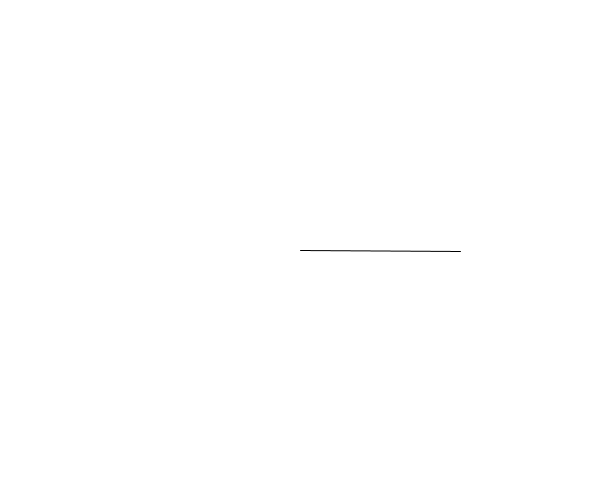
Frame 1 (no input)
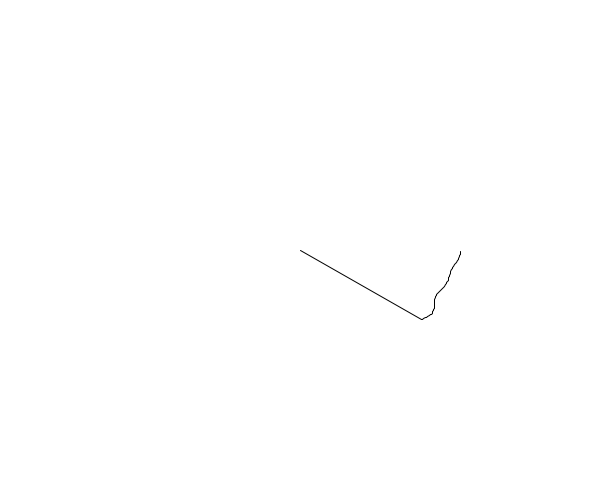
Frame 60 (the mouse pressed at the canvas centre just before this capture)
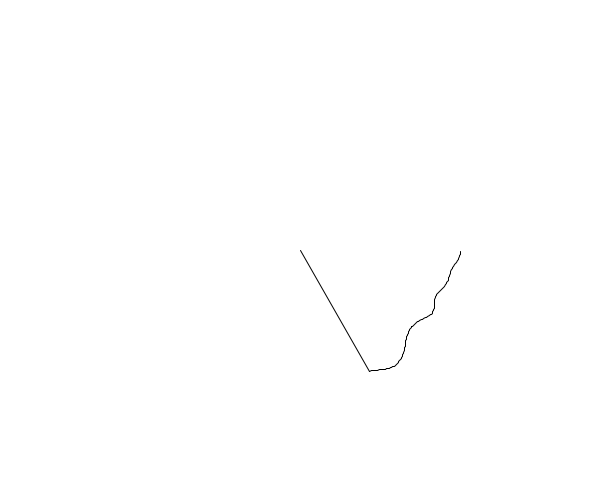
Frame 120 (the mouse held since frame 60 and released just before this capture)

The Processing sketch that drew these frames (run headless with seeded random() and noise(); from frame 60 on, the mouse is pressed at the canvas centre):

// Processing sketch: testClock
// ── testClock.pde
Clock c;
float xoff = 0;

void setup() {
  size(600, 500);
  c = new Clock(300,250); 
}
void draw() {
  background(255);
  c.update(100 + noise(xoff)*100);
  c.display();
  xoff+=0.01;
}
// ── Clock.pde
import java.util.ArrayDeque;

class Clock {

  int x, y, speed2, w;
  float radius; 
  float angle;
  float endX, endY;
  ArrayDeque<PVector> q = new ArrayDeque<PVector>();

  Clock(int _x, int _y) {

    x = _x;
    y = _y;
    //points.pushFront(x,y);
  }
  void update(float r) {
    radius = r;
    angle+=0.5;
    endX = 0+(radius*cos(radians(angle)));
    endY = 0+(radius*sin(radians(angle)));
    q.addLast(new PVector(endX, endY));
    if (angle>360) 
    q.removeFirst();
    println(q.size());
  }

  void display() {
//Object[] v = q.toArray();
    pushMatrix();
    translate(x, y);
    beginShape();
    for (PVector v : q) {
      
      vertex(v.x, v.y); 
    }
    endShape();
    
    
    //rotate(radians(angle));
    //beginShape();
    //vertex(x,y);
    //endShape();

    line(0, 0, endX, endY);
    popMatrix();
  }
}
